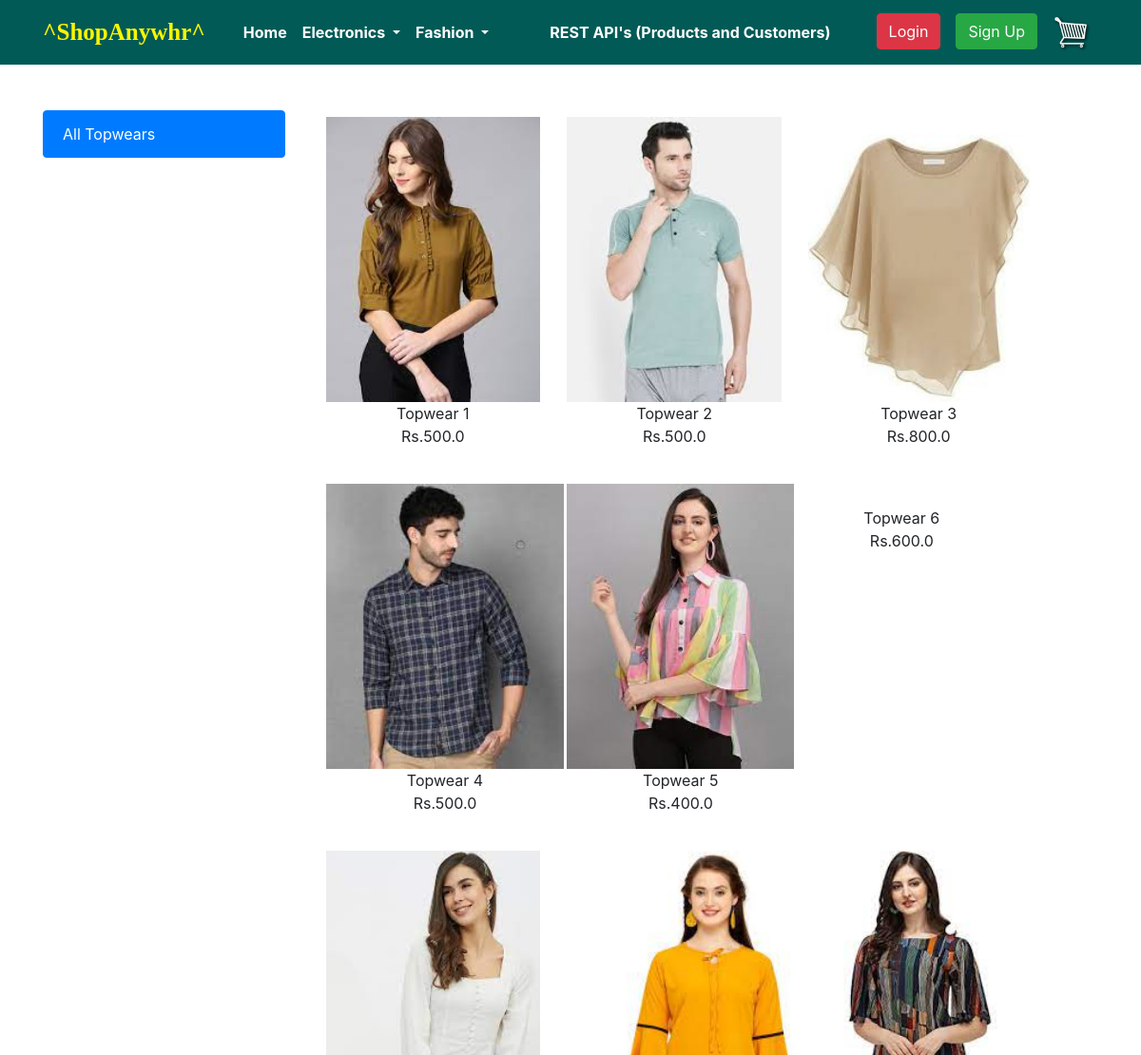
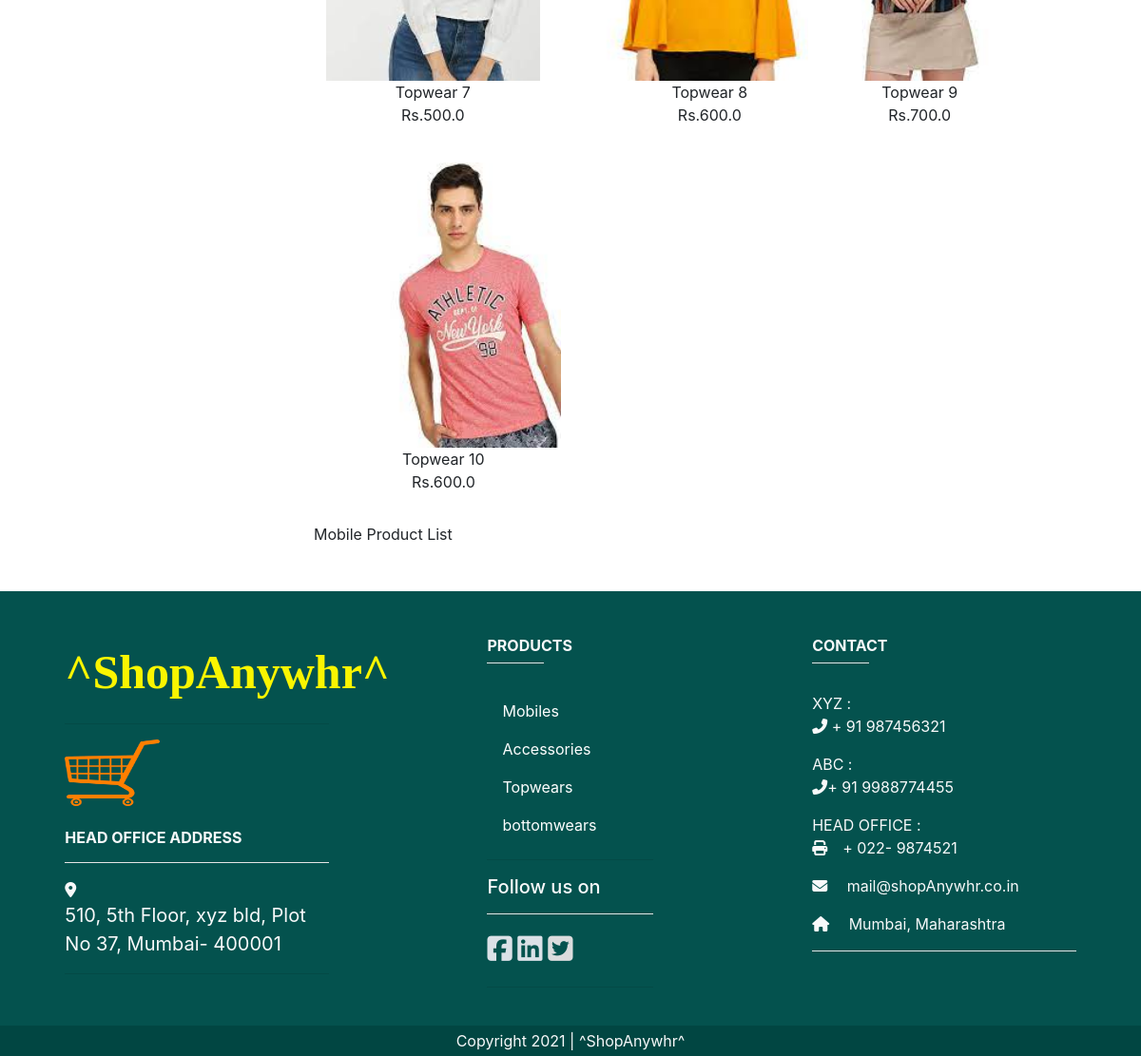
Screenshot of /topwear/ with the database file from the repository (2 pictures, top to bottom).
### store/models.py (models this page shows, shortened)
class Product(models.Model):
    title = models.CharField(max_length=100)
    selling_price = models.FloatField()
    discounted_price = models.FloatField()
    description = models.TextField()
    brand = models.CharField(max_length=100)
    category = models.CharField( choices=CATEGORY_CHOICES, max_length=2)
    product_image = models.ImageField(upload_to='productimg')

### store/views.py (the view)
# urls.py: path('topwear/', views.topwear, name='topwear'),
def topwear(request, data=None):
    if data == None:
        topwears = Product.objects.filter(category='TW')
    elif data == 'polo' or data == 'Samsung':
        topwears = Product.objects.filter(category='TW').filter(brand=data)
    elif data == 'male':
        topwears = Product.objects.filter(
            category='TW').filter(brand=data)
    elif data == 'female':
        topwears = Product.objects.filter(
            category='TW').filter(brand=data)
    return render(request, 'store/topwear.html', {'topwears': topwears})

### store/templates/store/topwear.html (shortened to what this page needs)
{% extends 'store/base.html' %}
{% load static %}
{% block content %}
<div class="container my-5">
    <div class="row">
        <div class="col-sm-3 ">
            <div class="list-group">
                <a href="{% url 'topwear' %} " class="list-group-item list-group-item-action active">
                    All Topwears
                </a>
            </div>
        </div>
        <div class="col-sm-8">
            <div class="row">
                {% for product in topwears %}
                <div class="col-sm-4 text-center mb-4 mr-10">
                    <a href="{% url 'product_details' product.id %} " class="btn">
                        <div class="item">
                            <img src="{{product.product_image.url}}" alt="" height="300" srcset="">
                            <div class="fw-bold"> {{ product.title }} </div>
                            <div class="fw-bold"> Rs.{{ product.discounted_price }} </div>
                        </div>
                    </a>
                </div>
                {% endfor %}
            </div>
            Mobile Product List
        </div>
    </div>
</div>
{% endblock content %}

### rows the page displays
Product: product_image (picture), title "Topwear 1", discounted_price "500.0"
Product: product_image (picture), title "Topwear 2", discounted_price "500.0"
Product: product_image (picture), title "Topwear 3", discounted_price "800.0"
Product: product_image (picture), title "Topwear 4", discounted_price "500.0"
Product: product_image (picture), title "Topwear 5", discounted_price "400.0"
Product: title "Topwear 6", discounted_price "600.0"
Product: product_image (picture), title "Topwear 7", discounted_price "500.0"
Product: product_image (picture), title "Topwear 8", discounted_price "600.0"
Product: product_image (picture), title "Topwear 9", discounted_price "700.0"
Product: product_image (picture), title "Topwear 10", discounted_price "600.0"
